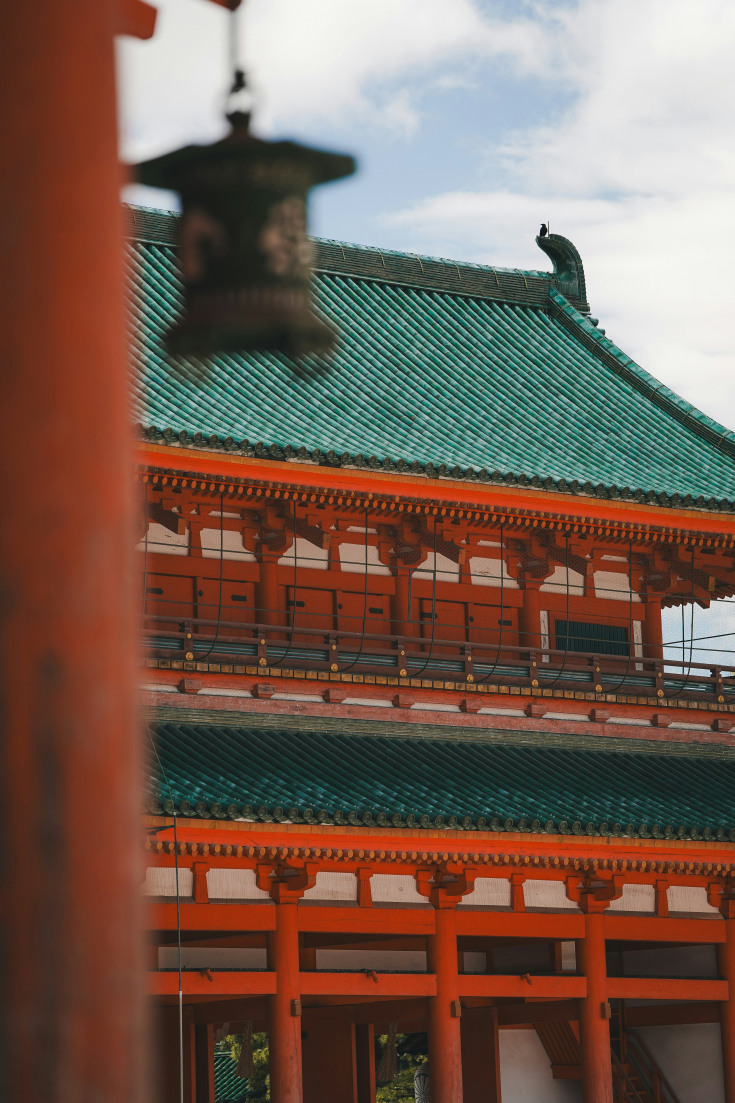
#> input picture assets/kyoto.jpg, 3674 x 5511 px (shown at 1/5 size)
$ python rgb-channels.py
#> lines starting #> are read from the running program, lines starting #| are printed output that depends on the picture
import cv2 as cv
import numpy as np

path = "assets/kyoto.jpg"
display_width = 600

# Read image
original = cv.imread(path)
#> original is the input picture: shape (5511, 3674, 3); mean B, G, R 82.4, 94.4, 117.7

# Define display height
height, width = original.shape[:2]
#> height = 5511; width = 3674
aspect_ratio = width / height
#> aspect_ratio = 0.667
display_height = int(display_width / aspect_ratio)
#> display_height = 900

# Show original image
cv.namedWindow("Original", cv.WINDOW_NORMAL)
cv.imshow("Original", original)
cv.resizeWindow("Original", display_width, display_height)

# Split image into RGB channels
(blue, green, red) = cv.split(original)
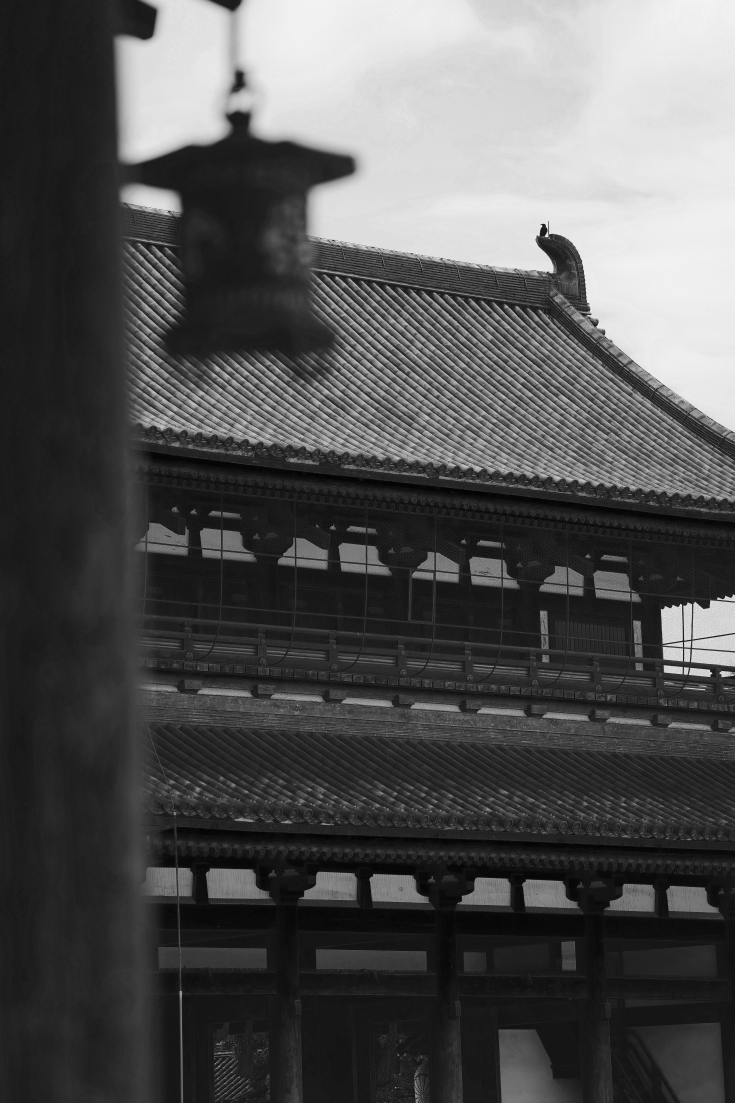
#> blue: shape (5511, 3674) (shown at 1/5 size); min 0, max 255, mean 82.4
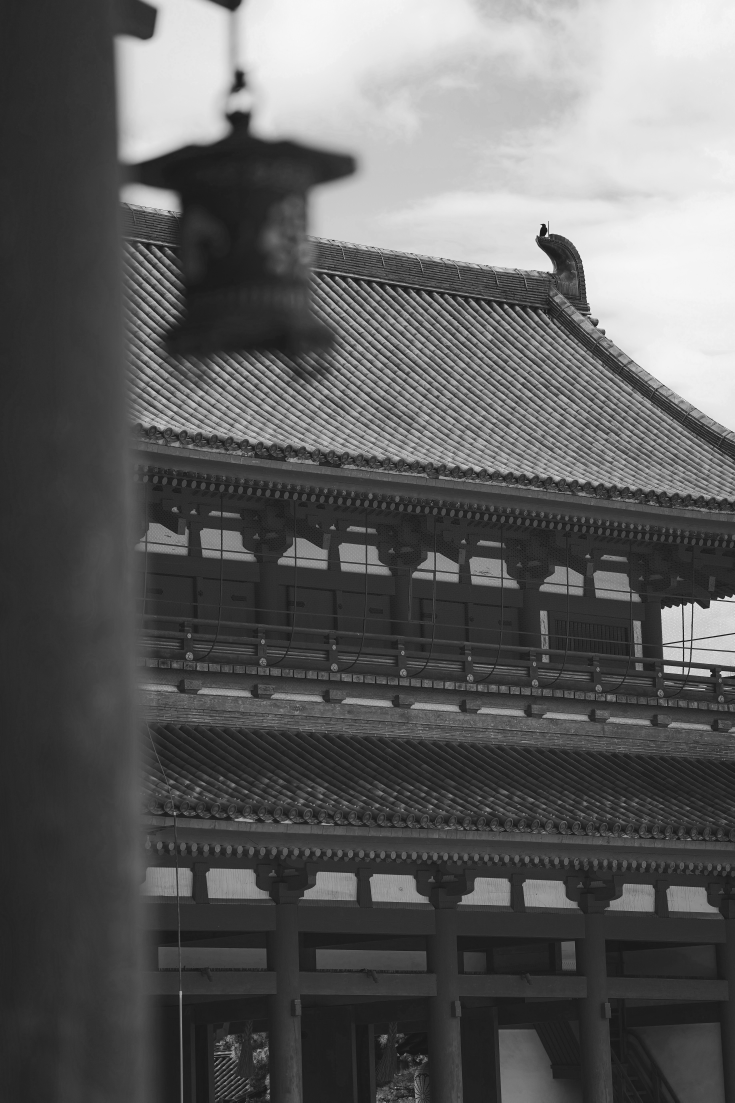
#> green: shape (5511, 3674) (shown at 1/5 size); min 8, max 255, mean 94.4
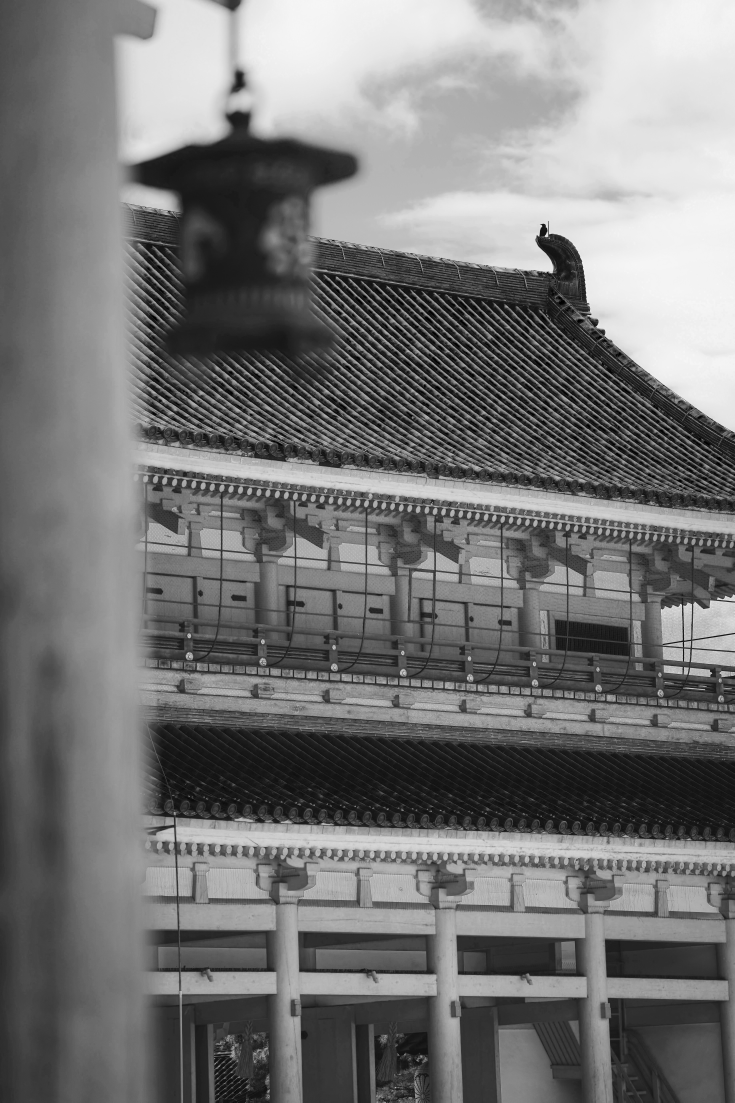
#> red: shape (5511, 3674) (shown at 1/5 size); min 0, max 255, mean 117.7

# [7 lines of commented-out code are left out]
cv.namedWindow("Red", cv.WINDOW_NORMAL)
cv.imshow("Red", red)
cv.resizeWindow("Red", display_width, display_height)

# Show Green channel image
cv.namedWindow("Green", cv.WINDOW_NORMAL)
cv.imshow("Green", green)
cv.resizeWindow("Green", display_width, display_height)

# Show Blue channel image
cv.namedWindow("Blue", cv.WINDOW_NORMAL)
cv.imshow("Blue", blue)
cv.resizeWindow("Blue", display_width, display_height)

# Wait for any key to close windows
cv.waitKey(0)
cv.destroyAllWindows()

$ run again, with assets/seoul.jpg copied over assets/kyoto.jpg
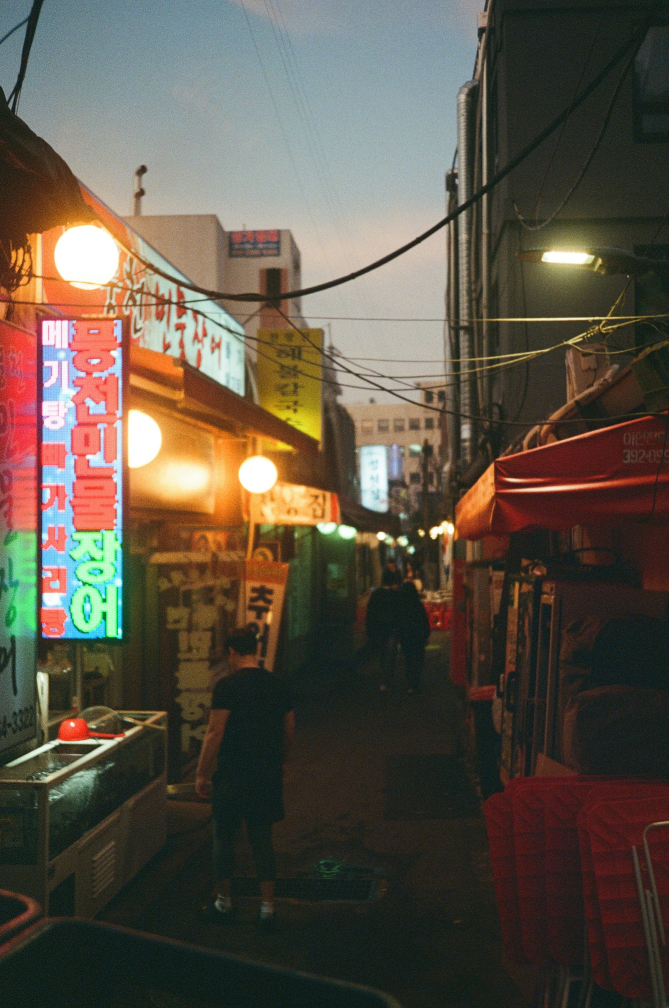
#> input picture assets/seoul.jpg, 2005 x 3024 px (shown at 1/3 size)
#> original is the input picture: shape (3024, 2005, 3); mean B, G, R 70.6, 83.2, 92.1
#> `(blue, green, red) = cv.split(original)`:
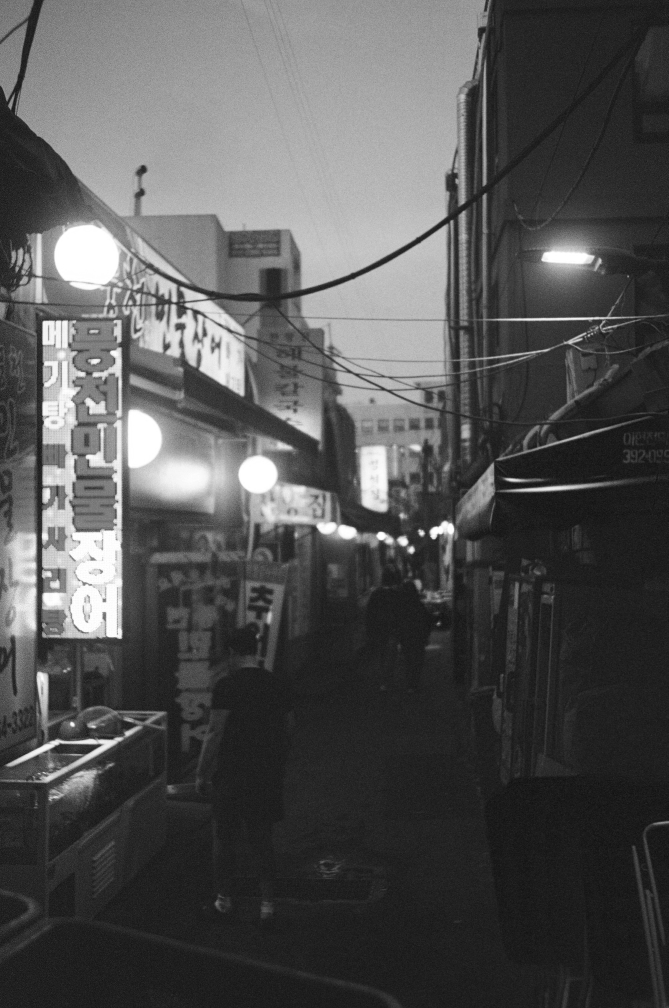
#> green: shape (3024, 2005) (shown at 1/3 size); min 0, max 255, mean 83.2
#> `(blue, green, red) = cv.split(original)`:
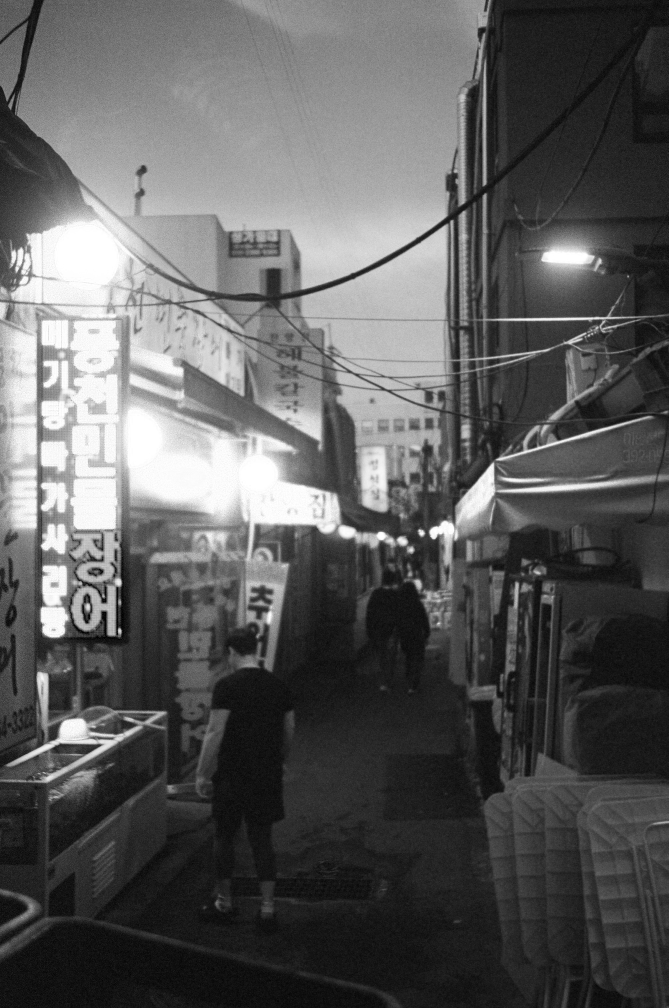
#> red: shape (3024, 2005) (shown at 1/3 size); min 0, max 255, mean 92.1
